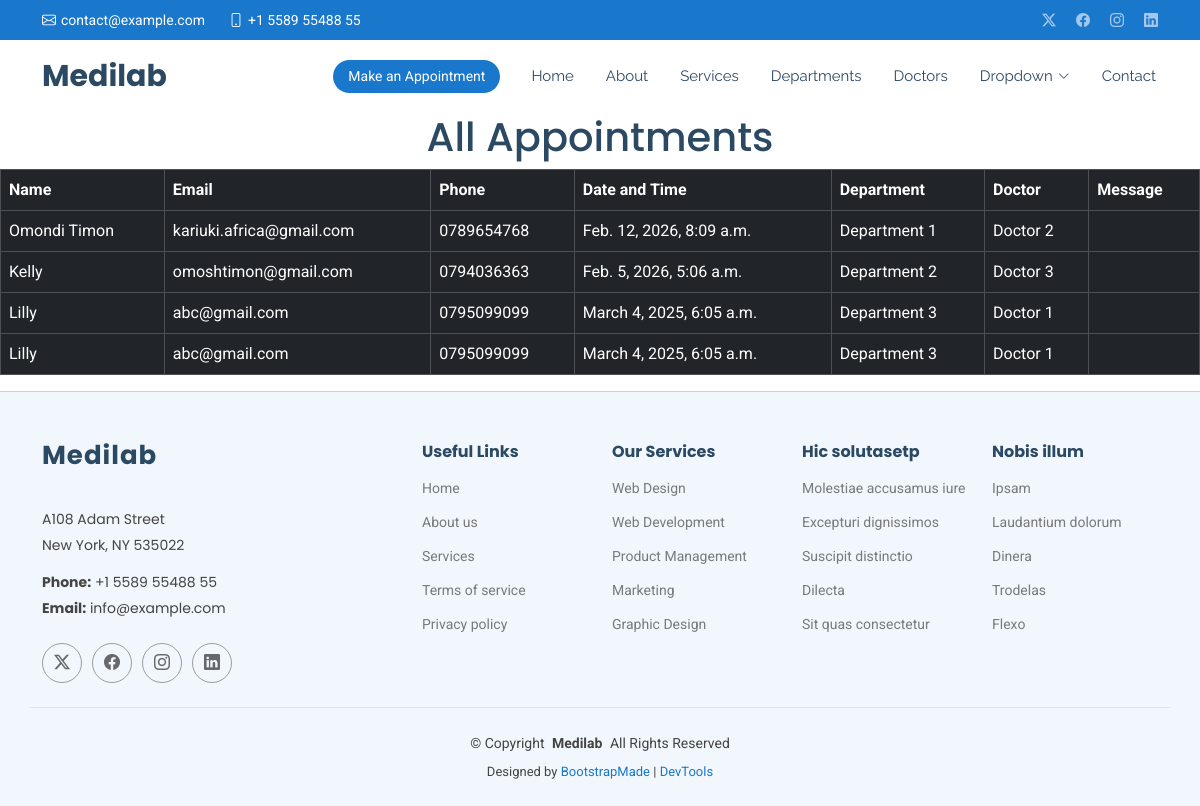
Page /show/ on the committed database.
### careapp/models.py (models this page shows, shortened)
class MyAppointments(models.Model):
      name = models.CharField(max_length=200)
      email = models.EmailField()
      phone = models.CharField(max_length=20)
      datetime = models.DateTimeField()
      department = models.CharField(max_length=10)
      doctor = models.CharField(max_length=100)
      message = models.TextField()

### careapp/views.py (the view)
# urls.py: path('show/', views.show, name='show'),
def show(request):
    allappointments = MyAppointments.objects.all()
    return render(request, 'show.html', {'allappointments': allappointments})

### template/show.html
{% extends 'starter-page.html' %}
{% load static %}
{% block content %}
<h1 class="text-center">All Appointments</h1>
<table class="table table-bordered table-dark">
    <tr>
        <th>Name</th>
        <th>Email</th>
        <th>Phone</th>
        <th>Date and Time</th>
        <th>Department</th>
        <th>Doctor</th>
        <th>Message</th>
    </tr>
    {% for appointment in allappointments %}
    <tr>
        <td>{{appointment.name}}</td>
        <td>{{appointment.email}}</td>
        <td>{{appointment.phone}}</td>
        <td>{{appointment.datetime}}</td>
        <td>{{appointment.department}}</td>
        <td>{{appointment.doctor}}</td>
        <td>{{appointmrnt.message}}</td>
    </tr>
    {% endfor %}
</table>
{% endblock %}

### template/starter-page.html (shortened to what this page needs)
<!DOCTYPE html>
<html lang="en">
<head>
  {% load static %}
  <link href="{% static 'assets/vendor/bootstrap/css/bootstrap.min.css'%}" rel="stylesheet">
  <link href="{% static 'assets/vendor/bootstrap-icons/bootstrap-icons.css'%}" rel="stylesheet">
  <link href="{% static 'assets/vendor/aos/aos.css'%}" rel="stylesheet">
  <link href="{% static 'assets/vendor/fontawesome-free/css/all.min.css'%}" rel="stylesheet">
  <link href="{% static 'assets/vendor/glightbox/css/glightbox.min.css'%}" rel="stylesheet">
  <link href="{% static 'ass ets/vendor/swiper/swiper-bundle.min.css'%}" rel="stylesheet">
  <link href="{% static 'assets/css/main.css'%}" rel="stylesheet">
</head>
<body class="starter-page-page">
  <header id="header" class="header sticky-top">
    <div class="topbar d-flex align-items-center">
      <div class="container d-flex justify-content-center justify-content-md-between">
        <div class="contact-info d-flex align-items-center">
          <i class="bi bi-envelope d-flex align-items-center"><a href="mailto:contact@example.com">contact@example.com</a></i>
          <i class="bi bi-phone d-flex align-items-center ms-4"><span>+1 5589 55488 55</span></i>
        </div>
        <div class="social-links d-none d-md-flex align-items-center">
          <a href="#" class="twitter"><i class="bi bi-twitter-x"></i></a>
          <a href="#" class="facebook"><i class="bi bi-facebook"></i></a>
          <a href="#" class="instagram"><i class="bi bi-instagram"></i></a>
          <a href="#" class="linkedin"><i class="bi bi-linkedin"></i></a>
        </div>
      </div>
    </div>
    <div class="branding d-flex align-items-center">
      <div class="container position-relative d-flex align-items-center justify-content-between">
        <a href="index.html" class="logo d-flex align-items-center me-auto">
          <h1 class="sitename">Medilab</h1>
        </a>
        <nav id="navmenu" class="navmenu">
          <ul>
            <li><a href="#hero">Home<br></a></li>
            <li><a href="#about">About</a></li>
            <li><a href="#services">Services</a></li>
            <li><a href="#departments">Departments</a></li>
            <li><a href="#doctors">Doctors</a></li>
            <li class="dropdown"><a href="#"><span>Dropdown</span> <i class="bi bi-chevron-down toggle-dropdown"></i></a>
            </li>
            <li><a href="#contact">Contact</a></li>
          </ul>
        </nav>
        <a class="cta-btn d-none d-sm-block" href="#appointment">Make an Appointment</a>
      </div>
    </div>
  </header>
  <main class="main">
    {% block content %}
    {% endblock %}
  </main>
  <footer id="footer" class="footer light-background">
    <div class="container footer-top">
      <div class="row gy-4">
        <div class="col-lg-4 col-md-6 footer-about">
          <a href="index.html" class="logo d-flex align-items-center">
            <span class="sitename">Medilab</span>
          </a>
          <div class="footer-contact pt-3">
            <p>A108 Adam Street</p>
            <p>New York, NY 535022</p>
            <p class="mt-3"><strong>Phone:</strong> <span>+1 5589 55488 55</span></p>
            <p><strong>Email:</strong> <span>info@example.com</span></p>
          </div>
          <div class="social-links d-flex mt-4">
            <a href=""><i class="bi bi-twitter-x"></i></a>
            <a href=""><i class="bi bi-facebook"></i></a>
            <a href=""><i class="bi bi-instagram"></i></a>
            <a href=""><i class="bi bi-linkedin"></i></a>
          </div>
        </div>
        <div class="col-lg-2 col-md-3 footer-links">
          <h4>Useful Links</h4>
          <ul>
            <li><a href="#">Home</a></li>
            <li><a href="#">About us</a></li>
            <li><a href="#">Services</a></li>
            <li><a href="#">Terms of service</a></li>
            <li><a href="#">Privacy policy</a></li>
          </ul>
        </div>
        <div class="col-lg-2 col-md-3 footer-links">
          <h4>Our Services</h4>
          <ul>
            <li><a href="#">Web Design</a></li>
            <li><a href="#">Web Development</a></li>
            <li><a href="#">Product Management</a></li>
            <li><a href="#">Marketing</a></li>
            <li><a href="#">Graphic Design</a></li>
          </ul>
        </div>
        <div class="col-lg-2 col-md-3 footer-links">
          <h4>Hic solutasetp</h4>
          <ul>
            <li><a href="#">Molestiae accusamus iure</a></li>
            <li><a href="#">Excepturi dignissimos</a></li>
            <li><a href="#">Suscipit distinctio</a></li>
            <li><a href="#">Dilecta</a></li>
            <li><a href="#">Sit quas consectetur</a></li>
          </ul>
        </div>
        <div class="col-lg-2 col-md-3 footer-links">
          <h4>Nobis illum</h4>
          <ul>
            <li><a href="#">Ipsam</a></li>
            <li><a href="#">Laudantium dolorum</a></li>
            <li><a href="#">Dinera</a></li>
            <li><a href="#">Trodelas</a></li>
            <li><a href="#">Flexo</a></li>
          </ul>
        </div>
      </div>
    </div>
    <div class="container copyright text-center mt-4">
      <p>© <span>Copyright</span> <strong class="px-1 sitename">Medilab</strong> <span>All Rights Reserved</span></p>
      <div class="credits">
        Designed by <a href="https://bootstrapmade.com/">BootstrapMade</a> | <a href="https://bootstrapmade.com/tools/">DevTools</a>
      </div>
    </div>
  </footer>
</body>
</html>

### rows in the picture
MyAppointments: name "Omondi Timon", email "kariuki.africa@gmail.com", phone "0789654768", datetime "Feb. 12, 2026, 8:09 a.m.", department "Department 1", doctor "Doctor 2"
MyAppointments: name "Kelly", email "omoshtimon@gmail.com", phone "0794036363", datetime "Feb. 5, 2026, 5:06 a.m.", department "Department 2", doctor "Doctor 3"
MyAppointments: name "Lilly", email "abc@gmail.com", phone "0795099099", datetime "March 4, 2025, 6:05 a.m.", department "Department 3", doctor "Doctor 1"
MyAppointments: name "Lilly", email "abc@gmail.com", phone "0795099099", datetime "March 4, 2025, 6:05 a.m.", department "Department 3", doctor "Doctor 1"
